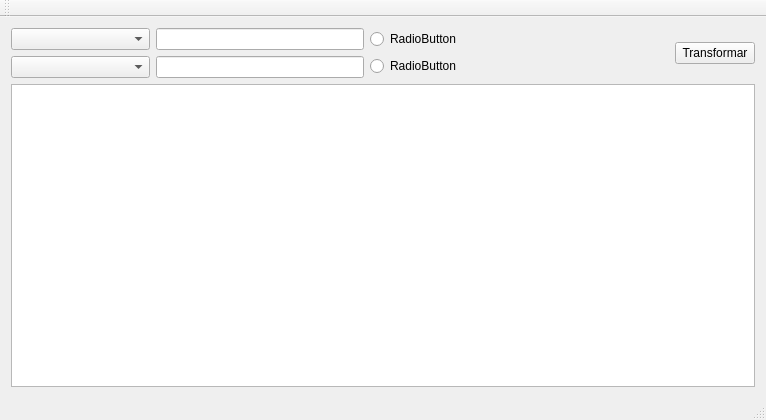
<?xml version="1.0" encoding="UTF-8"?>
<ui version="4.0">
 <class>MainWindow</class>
 <widget class="QMainWindow" name="MainWindow">
  <property name="geometry">
   <rect>
    <x>0</x>
    <y>0</y>
    <width>766</width>
    <height>420</height>
   </rect>
  </property>
  <property name="windowTitle">
   <string>MainWindow</string>
  </property>
  <widget class="QWidget" name="centralWidget">
   <layout class="QGridLayout" name="gridLayout">
    <item row="0" column="0">
     <layout class="QHBoxLayout" name="horizontalLayout_2">
      <item>
       <layout class="QHBoxLayout" name="horizontalLayout">
        <item>
         <layout class="QVBoxLayout" name="verticalLayout">
          <item>
           <widget class="QComboBox" name="comboBox">
            <item>
             <property name="text">
              <string/>
             </property>
            </item>
            <item>
             <property name="text">
              <string>Polígono</string>
             </property>
            </item>
            <item>
             <property name="text">
              <string>Arco</string>
             </property>
            </item>
            <item>
             <property name="text">
              <string>Cubo</string>
             </property>
            </item>
            <item>
             <property name="text">
              <string>Prisma Regtangular</string>
             </property>
            </item>
            <item>
             <property name="text">
              <string>Prisma Triangular</string>
             </property>
            </item>
            <item>
             <property name="text">
              <string>Cono</string>
             </property>
            </item>
           </widget>
          </item>
          <item>
           <widget class="QComboBox" name="comboBox_2">
            <item>
             <property name="text">
              <string/>
             </property>
            </item>
            <item>
             <property name="text">
              <string>Rotacion</string>
             </property>
            </item>
            <item>
             <property name="text">
              <string>Traslación</string>
             </property>
            </item>
            <item>
             <property name="text">
              <string>Proyección</string>
             </property>
            </item>
            <item>
             <property name="text">
              <string>Zoom</string>
             </property>
            </item>
           </widget>
          </item>
         </layout>
        </item>
       </layout>
      </item>
      <item>
       <layout class="QVBoxLayout" name="verticalLayout_3">
        <item>
         <widget class="QLineEdit" name="lineEdit">
          <property name="enabled">
           <bool>true</bool>
          </property>
         </widget>
        </item>
        <item>
         <widget class="QLineEdit" name="lineEdit_2"/>
        </item>
       </layout>
      </item>
      <item>
       <layout class="QVBoxLayout" name="verticalLayout_2">
        <item>
         <widget class="QRadioButton" name="radioButton">
          <property name="enabled">
           <bool>true</bool>
          </property>
          <property name="text">
           <string>RadioButton</string>
          </property>
         </widget>
        </item>
        <item>
         <widget class="QRadioButton" name="radioButton_2">
          <property name="enabled">
           <bool>true</bool>
          </property>
          <property name="text">
           <string>RadioButton</string>
          </property>
          <property name="checkable">
           <bool>true</bool>
          </property>
          <property name="checked">
           <bool>false</bool>
          </property>
         </widget>
        </item>
       </layout>
      </item>
      <item>
       <spacer name="horizontalSpacer">
        <property name="orientation">
         <enum>Qt::Horizontal</enum>
        </property>
        <property name="sizeHint" stdset="0">
         <size>
          <width>40</width>
          <height>20</height>
         </size>
        </property>
       </spacer>
      </item>
      <item>
       <widget class="QPushButton" name="pushButton">
        <property name="text">
         <string>Transformar</string>
        </property>
       </widget>
      </item>
     </layout>
    </item>
    <item row="1" column="0">
     <widget class="QGraphicsView" name="graphicsView"/>
    </item>
   </layout>
  </widget>
  <widget class="QMenuBar" name="menuBar">
   <property name="geometry">
    <rect>
     <x>0</x>
     <y>0</y>
     <width>766</width>
     <height>23</height>
    </rect>
   </property>
  </widget>
  <widget class="QToolBar" name="mainToolBar">
   <attribute name="toolBarArea">
    <enum>TopToolBarArea</enum>
   </attribute>
   <attribute name="toolBarBreak">
    <bool>false</bool>
   </attribute>
  </widget>
  <widget class="QStatusBar" name="statusBar"/>
 </widget>
 <layoutdefault spacing="6" margin="11"/>
 <resources/>
 <connections/>
</ui>
